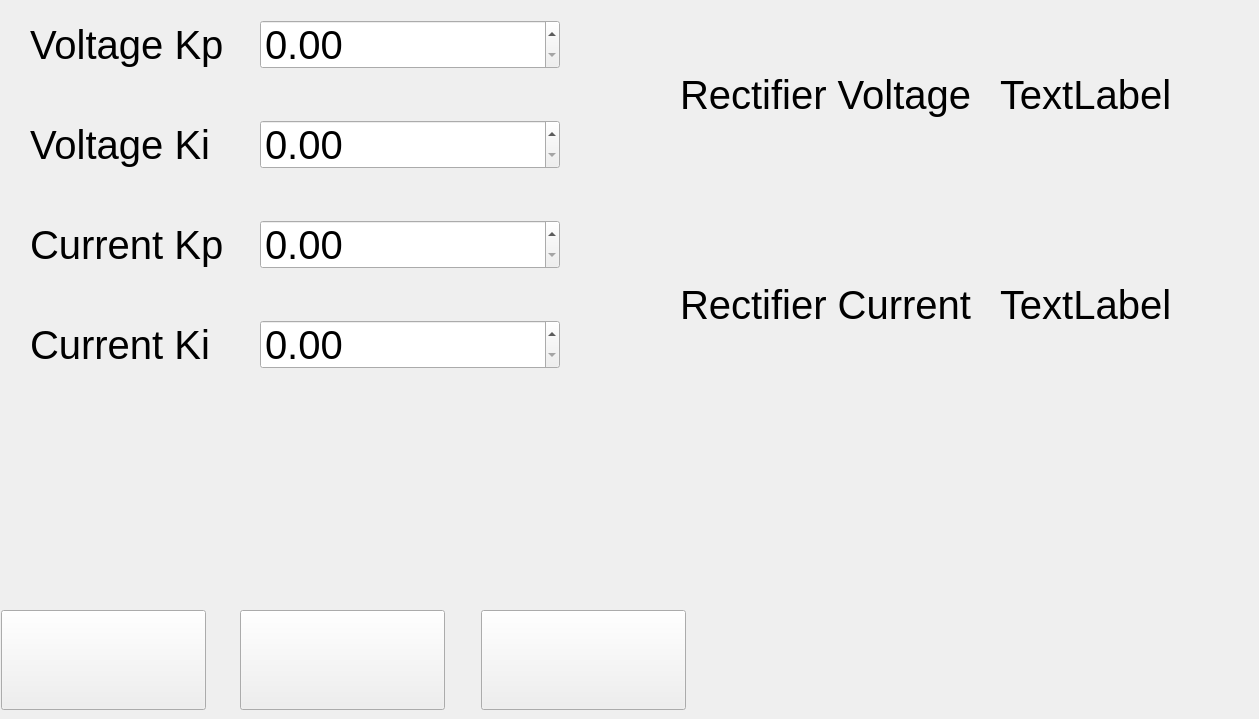
    <widget class="QWidget" name="pagePID_settings">
     <widget class="QPushButton" name="pushButton_pid_home">
      <property name="geometry">
       <rect>
        <x>1</x>
        <y>610</y>
        <width>205</width>
        <height>100</height>
       </rect>
      </property>
      <property name="text">
       <string/>
      </property>
      <property name="icon">
       <iconset theme="QIcon::ThemeIcon::GoHome"/>
      </property>
      <property name="iconSize">
       <size>
        <width>80</width>
        <height>80</height>
       </size>
      </property>
     </widget>
     <widget class="QPushButton" name="pushButton_pid_back">
      <property name="geometry">
       <rect>
        <x>240</x>
        <y>610</y>
        <width>205</width>
        <height>100</height>
       </rect>
      </property>
      <property name="text">
       <string/>
      </property>
      <property name="icon">
       <iconset theme="QIcon::ThemeIcon::GoPrevious"/>
      </property>
      <property name="iconSize">
       <size>
        <width>80</width>
        <height>80</height>
       </size>
      </property>
     </widget>
     <widget class="QPushButton" name="pushButton_pid_save">
      <property name="geometry">
       <rect>
        <x>481</x>
        <y>610</y>
        <width>205</width>
        <height>100</height>
       </rect>
      </property>
      <property name="text">
       <string/>
      </property>
      <property name="icon">
       <iconset theme="QIcon::ThemeIcon::DocumentSave"/>
      </property>
      <property name="iconSize">
       <size>
        <width>80</width>
        <height>80</height>
       </size>
      </property>
     </widget>
     <widget class="QLabel" name="label_voltage_kp">
      <property name="geometry">
       <rect>
        <x>30</x>
        <y>20</y>
        <width>221</width>
        <height>49</height>
       </rect>
      </property>
      <property name="font">
       <font>
        <pointsize>30</pointsize>
       </font>
      </property>
      <property name="text">
       <string>Voltage Kp</string>
      </property>
     </widget>
     <widget class="QLabel" name="label_voltage_ki">
      <property name="geometry">
       <rect>
        <x>30</x>
        <y>120</y>
        <width>221</width>
        <height>49</height>
       </rect>
      </property>
      <property name="font">
       <font>
        <pointsize>30</pointsize>
       </font>
      </property>
      <property name="text">
       <string>Voltage Ki</string>
      </property>
     </widget>
     <widget class="QLabel" name="label_current_kp">
      <property name="geometry">
       <rect>
        <x>30</x>
        <y>220</y>
        <width>221</width>
        <height>49</height>
       </rect>
      </property>
      <property name="font">
       <font>
        <pointsize>30</pointsize>
       </font>
      </property>
      <property name="text">
       <string>Current Kp</string>
      </property>
     </widget>
     <widget class="QLabel" name="label_current_ki">
      <property name="geometry">
       <rect>
        <x>30</x>
        <y>320</y>
        <width>221</width>
        <height>49</height>
       </rect>
      </property>
      <property name="font">
       <font>
        <pointsize>30</pointsize>
       </font>
      </property>
      <property name="text">
       <string>Current Ki</string>
      </property>
     </widget>
     <widget class="QDoubleSpinBox" name="doubleSpinBox_voltagekp">
      <property name="geometry">
       <rect>
        <x>260</x>
        <y>20</y>
        <width>300</width>
        <height>49</height>
       </rect>
      </property>
      <property name="font">
       <font>
        <pointsize>30</pointsize>
       </font>
      </property>
     </widget>
     <widget class="QDoubleSpinBox" name="doubleSpinBox_voltageki">
      <property name="geometry">
       <rect>
        <x>260</x>
        <y>120</y>
        <width>300</width>
        <height>49</height>
       </rect>
      </property>
      <property name="font">
       <font>
        <pointsize>30</pointsize>
       </font>
      </property>
     </widget>
     <widget class="QDoubleSpinBox" name="doubleSpinBox_currentkp">
      <property name="geometry">
       <rect>
        <x>260</x>
        <y>220</y>
        <width>300</width>
        <height>49</height>
       </rect>
      </property>
      <property name="font">
       <font>
        <pointsize>30</pointsize>
       </font>
      </property>
     </widget>
     <widget class="QDoubleSpinBox" name="doubleSpinBox_currentki">
      <property name="geometry">
       <rect>
        <x>260</x>
        <y>320</y>
        <width>300</width>
        <height>49</height>
       </rect>
      </property>
      <property name="font">
       <font>
        <pointsize>30</pointsize>
       </font>
      </property>
     </widget>
     <widget class="QLabel" name="label_rectifier_voltage4">
      <property name="geometry">
       <rect>
        <x>680</x>
        <y>70</y>
        <width>301</width>
        <height>49</height>
       </rect>
      </property>
      <property name="font">
       <font>
        <pointsize>30</pointsize>
       </font>
      </property>
      <property name="text">
       <string>Rectifier Voltage</string>
      </property>
     </widget>
     <widget class="QLabel" name="label_rectifier_voltage_value">
      <property name="geometry">
       <rect>
        <x>1000</x>
        <y>70</y>
        <width>250</width>
        <height>49</height>
       </rect>
      </property>
      <property name="font">
       <font>
        <pointsize>30</pointsize>
       </font>
      </property>
      <property name="text">
       <string>TextLabel</string>
      </property>
     </widget>
     <widget class="QLabel" name="label_rectifier_current6">
      <property name="geometry">
       <rect>
        <x>680</x>
        <y>280</y>
        <width>301</width>
        <height>49</height>
       </rect>
      </property>
      <property name="font">
       <font>
        <pointsize>30</pointsize>
       </font>
      </property>
      <property name="text">
       <string>Rectifier Current</string>
      </property>
     </widget>
     <widget class="QLabel" name="label_rectifier_current_value">
      <property name="geometry">
       <rect>
        <x>1000</x>
        <y>280</y>
        <width>250</width>
        <height>49</height>
       </rect>
      </property>
      <property name="font">
       <font>
        <pointsize>30</pointsize>
       </font>
      </property>
      <property name="text">
       <string>TextLabel</string>
      </property>
     </widget>
     <widget class="QLabel" name="label_pid_status">
      <property name="geometry">
       <rect>
        <x>10</x>
        <y>540</y>
        <width>590</width>
        <height>50</height>
       </rect>
      </property>
      <property name="font">
       <font>
        <pointsize>16</pointsize>
       </font>
      </property>
      <property name="text">
       <string/>
      </property>
      <property name="alignment">
       <set>Qt::AlignmentFlag::AlignLeading|Qt::AlignmentFlag::AlignLeft|Qt::AlignmentFlag::AlignVCenter</set>
      </property>
      <property name="wordWrap">
       <bool>true</bool>
      </property>
     </widget>
    </widget>
